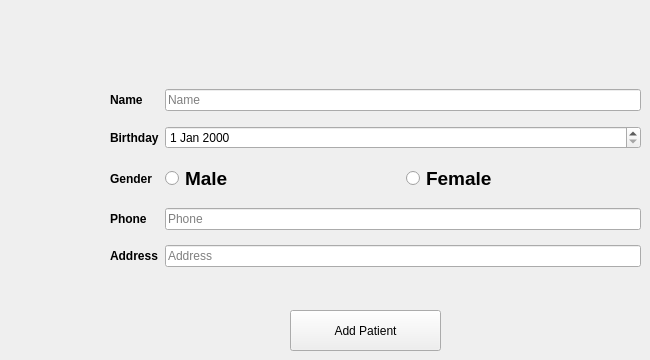
       <widget class="QWidget" name="tab_1">
        <attribute name="title">
         <string>Add Patient</string>
        </attribute>
        <widget class="QPushButton" name="add_patient">
         <property name="geometry">
          <rect>
           <x>290</x>
           <y>310</y>
           <width>151</width>
           <height>41</height>
          </rect>
         </property>
         <property name="text">
          <string>Add Patient</string>
         </property>
        </widget>
        <widget class="QWidget" name="layoutWidget">
         <property name="geometry">
          <rect>
           <x>110</x>
           <y>80</y>
           <width>531</width>
           <height>201</height>
          </rect>
         </property>
         <layout class="QGridLayout" name="gridLayout">
          <item row="5" column="0">
           <widget class="QLabel" name="label_7">
            <property name="font">
             <font>
              <family>Arial</family>
              <weight>75</weight>
              <bold>true</bold>
             </font>
            </property>
            <property name="text">
             <string>Address</string>
            </property>
           </widget>
          </item>
          <item row="5" column="1">
           <widget class="QLineEdit" name="lineEdit_5">
            <property name="placeholderText">
             <string>Address</string>
            </property>
           </widget>
          </item>
          <item row="1" column="0">
           <widget class="QLabel" name="label_2">
            <property name="font">
             <font>
              <family>Arial</family>
              <weight>75</weight>
              <bold>true</bold>
             </font>
            </property>
            <property name="text">
             <string>Birthday</string>
            </property>
           </widget>
          </item>
          <item row="0" column="1">
           <widget class="QLineEdit" name="lineEdit_2">
            <property name="placeholderText">
             <string>Name</string>
            </property>
           </widget>
          </item>
          <item row="4" column="0">
           <widget class="QLabel" name="label_6">
            <property name="font">
             <font>
              <family>Arial</family>
              <weight>75</weight>
              <bold>true</bold>
             </font>
            </property>
            <property name="text">
             <string>Phone</string>
            </property>
           </widget>
          </item>
          <item row="4" column="1">
           <widget class="QLineEdit" name="lineEdit_9">
            <property name="placeholderText">
             <string>Phone</string>
            </property>
           </widget>
          </item>
          <item row="0" column="0">
           <widget class="QLabel" name="label_5">
            <property name="font">
             <font>
              <family>Arial</family>
              <weight>75</weight>
              <bold>true</bold>
             </font>
            </property>
            <property name="text">
             <string>Name</string>
            </property>
           </widget>
          </item>
          <item row="1" column="1">
           <widget class="QDateEdit" name="dateEdit"/>
          </item>
          <item row="2" column="1">
           <layout class="QHBoxLayout" name="horizontalLayout_2">
            <item>
             <layout class="QHBoxLayout" name="horizontalLayout">
              <item>
               <widget class="QRadioButton" name="genderPM">
                <property name="font">
                 <font>
                  <family>Arial</family>
                  <pointsize>14</pointsize>
                  <weight>75</weight>
                  <bold>true</bold>
                 </font>
                </property>
                <property name="cursor">
                 <cursorShape>PointingHandCursor</cursorShape>
                </property>
                <property name="text">
                 <string>Male</string>
                </property>
               </widget>
              </item>
              <item>
               <widget class="QRadioButton" name="genderPF">
                <property name="font">
                 <font>
                  <family>Arial</family>
                  <pointsize>14</pointsize>
                  <weight>75</weight>
                  <bold>true</bold>
                 </font>
                </property>
                <property name="cursor">
                 <cursorShape>PointingHandCursor</cursorShape>
                </property>
                <property name="text">
                 <string>Female</string>
                </property>
               </widget>
              </item>
             </layout>
            </item>
           </layout>
          </item>
          <item row="2" column="0">
           <widget class="QLabel" name="label">
            <property name="font">
             <font>
              <family>Arial</family>
              <weight>75</weight>
              <bold>true</bold>
             </font>
            </property>
            <property name="text">
             <string>Gender</string>
            </property>
           </widget>
          </item>
         </layout>
        </widget>
       </widget>
